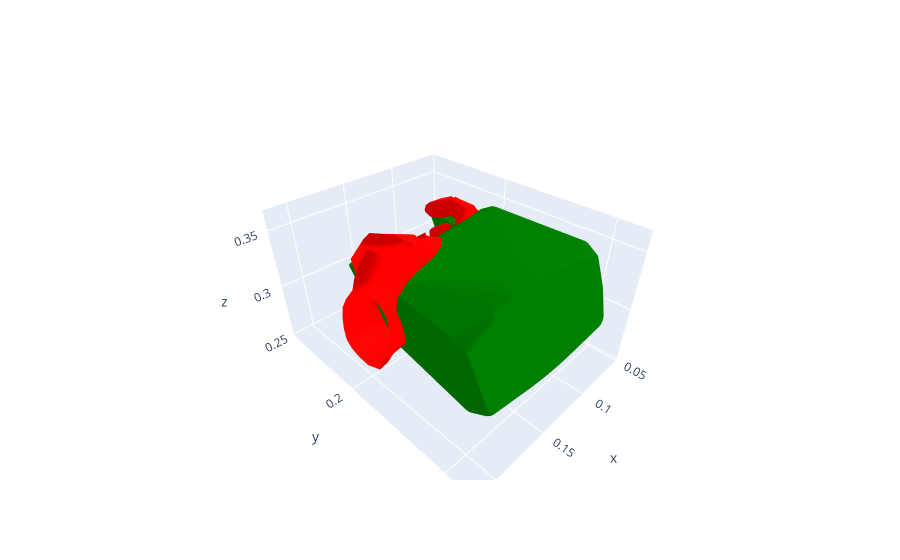

Source (notebook cell):
### Markdown cell above
## Visualize results

### Code cell
print("Plotting TARGET and SOURCE together...")

vis_data = source_model.get_plotly_data(q=sample_grasp_q, color='red')
vis_data += target_model.get_plotly_data(q=best_q.unsqueeze(0).float().to(device), color='green')
fig = go.Figure(data=vis_data)
fig.show()
# fig.write_html("../logs/viz_gtransfer_test.html")
